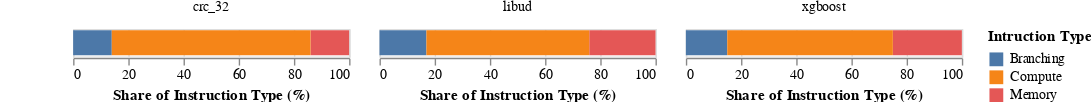
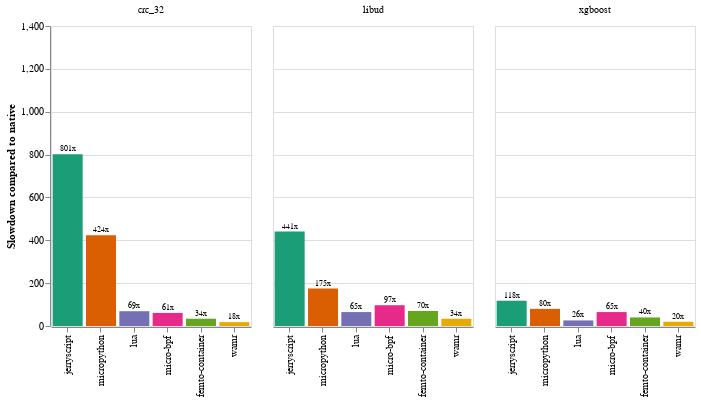
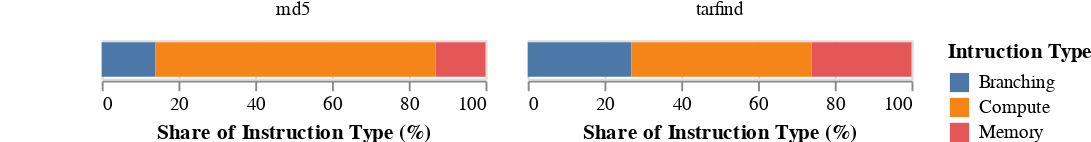
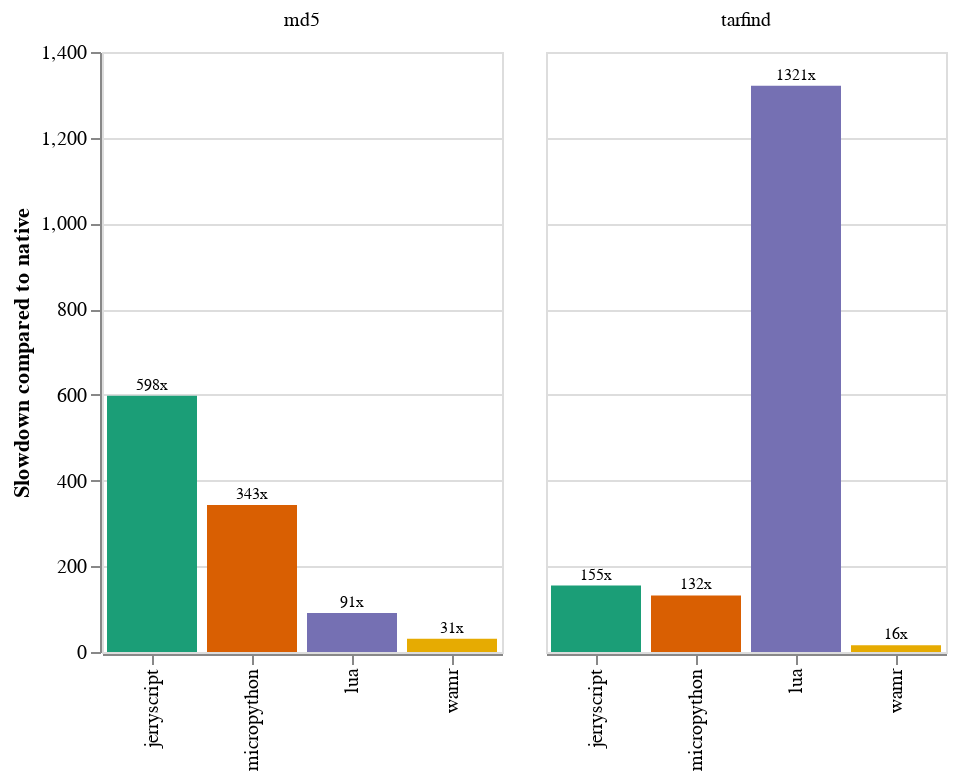

Notebook code cell kept with these figures, in order:
### Markdown cell above
## Runtime charts
### slowdown compared to native

### Code cell
HEAP_BENCHMARKS = ["md5", "tarfind"]
HEAP_LESS_BENCHMARKS = ["crc_32", "libud", "xgboost"]

Y_MAX = 1_400

benchmarks = (
    benchmark_df
    .select(pl.col("benchmark").unique().sort())
    .to_series()
    .to_list()
)

colors = {
    "jerryscript":"#1b9e77" ,
    "micropython": "#d95f02",
    "lua": "#7570b3",
    "micro-bpf": "#e7298a",
    "femto-container": "#66a61e",
    "wamr": "#e6ab02",
    "native": "#a6761d"
}
colors_scale = alt.Scale(domain=list(colors.keys()), range=list(colors.values()))


benchmark_avg_over_iteration = benchmark_df.group_by(["environment", "benchmark"]).agg(
        pl.col("execution_time_us").mean(),
        pl.col("execution_time_us").std().alias("execution_time_us_std"),
        (pl.col("init_runtime_us").mean() + pl.col("load_program_us").mean()).alias("load_time_us"),
        (pl.col("init_runtime_us") + pl.col("load_program_us")).std().alias("load_time_us_std")
    )

def format_duration(us):
    if us >= 1_000_000:
        return f"{us / 1_000_000:.1f}s"
    elif us >= 1_000:
        return f"{us / 1_000:.1f}ms"
    else:
        return f"{us:.1f}µs"

benchmark_avg_over_iteration = benchmark_avg_over_iteration.with_columns(
    pl.col("execution_time_us").map_elements(format_duration, return_dtype=pl.Utf8).alias("execution_time_formatted"),
    pl.col("execution_time_us_std").map_elements(format_duration, return_dtype=pl.Utf8).alias("execution_time_std_formatted"),
    pl.col("load_time_us").map_elements(format_duration, return_dtype=pl.Utf8).alias("load_time_formatted")
)



native_exec_times = benchmark_avg_over_iteration.filter(pl.col("environment") == "native") \
    .select(pl.col("benchmark"), pl.col("execution_time_us").alias("native_execution_time_us"))

benchmark_times_native = benchmark_avg_over_iteration.join(native_exec_times, on="benchmark") \
    .with_columns( (pl.col("execution_time_us") / pl.col("native_execution_time_us")).alias("times_native").round(0))

def slowdown_compared_to_native(data):
    base_chart = (
        alt.Chart(data)
        .encode(
            alt.X("environment:N", title="", sort=["jerryscript", "micropython", "lua", "micro-bpf", "femto-container", "wamr"]),
            alt.Y("times_native:Q", title="Slowdown compared to native", scale=alt.Scale(domain=[0, Y_MAX])),
        ).properties(width=200)
    )

    times_native_chart = base_chart.encode(
        alt.Color("environment:N", title="", scale=colors_scale, legend=None),
    )

    times_native_text = base_chart.transform_calculate(
        times_native_str='datum.times_native + "x"'
    ).encode(
        alt.Text("times_native_str:N"),
    )

    return (times_native_chart.mark_bar() + times_native_text.mark_text(dy=-5, color="black", fontSize=8)) \
        .facet(column=alt.Column("benchmark:N", title=""), title="") \


except_native_boards = benchmark_times_native.filter(pl.col("environment") != "native")
heap_less = except_native_boards.filter(pl.col("benchmark").is_in(HEAP_LESS_BENCHMARKS))
heap = except_native_boards.filter(pl.col("benchmark").is_in(HEAP_BENCHMARKS))

plot_instruction_profile(instruction_profile_df.filter(pl.col("Benchmark").is_in(HEAP_LESS_BENCHMARKS))) \
    .properties(padding={"left": 52}) \
    .display(scaleFactor=2)
slowdown_compared_to_native(heap_less).display(scaleFactor=2)
plot_instruction_profile(instruction_profile_df.filter(pl.col("Benchmark").is_in(HEAP_BENCHMARKS))) \
    .properties(padding={"left": 52}) \
    .display(scaleFactor=2)
slowdown_compared_to_native(heap).display(scaleFactor=2)

### Figure 1 — Vega-Lite specification as saved in the notebook (floating-point values rounded to 4 significant figures)
{"config": {"view": {"continuousWidth": 300, "continuousHeight": 300}}, "data": {"name": "data-8455e28f05b6f9a83680073a92af53d7"}, "facet": {"column": {"field": "Benchmark", "title": "", "type": "nominal"}}, "spec": {"mark": {"type": "bar"}, "encoding": {"color": {"field": "Instruction_Class", "title": "Intruction Type", "type": "nominal"}, "x": {"field": "value", "title": "Share of Instruction Type (%)", "type": "quantitative"}}, "width": 200}, "padding": {"left": 52}, "$schema": "https://vega.github.io/schema/vega-lite/v5.20.1.json", "datasets": {"data-8455e28f05b6f9a83680073a92af53d7": [{"Benchmark": "crc_32", "Instruction_Class": "Branching", "value": 14}, {"Benchmark": "libud", "Instruction_Class": "Branching", "value": 17}, {"Benchmark": "xgboost", "Instruction_Class": "Branching", "value": 15}, {"Benchmark": "crc_32", "Instruction_Class": "Memory", "value": 14}, {"Benchmark": "libud", "Instruction_Class": "Memory", "value": 24}, {"Benchmark": "xgboost", "Instruction_Class": "Memory", "value": 25}, {"Benchmark": "crc_32", "Instruction_Class": "Compute", "value": 72}, {"Benchmark": "libud", "Instruction_Class": "Compute", "value": 59}, {"Benchmark": "xgboost", "Instruction_Class": "Compute", "value": 60}]}}

### Figure 2 — Vega-Lite specification as saved in the notebook (floating-point values rounded to 4 significant figures)
{"config": {"view": {"continuousWidth": 300, "continuousHeight": 300}}, "data": {"name": "data-5c6f49beacb8e0c1231d47055e7063b3"}, "facet": {"column": {"field": "benchmark", "title": "", "type": "nominal"}}, "spec": {"layer": [{"mark": {"type": "bar"}, "encoding": {"color": {"field": "environment", "legend": null, "scale": {"domain": ["jerryscript", "micropython", "lua", "micro-bpf", "femto-container", "wamr", "native"], "range": ["#1b9e77", "#d95f02", "#7570b3", "#e7298a", "#66a61e", "#e6ab02", "#a6761d"]}, "title": "", "type": "nominal"}, "x": {"field": "environment", "sort": ["jerryscript", "micropython", "lua", "micro-bpf", "femto-container", "wamr"], "title": "", "type": "nominal"}, "y": {"field": "times_native", "scale": {"domain": [0, 1400]}, "title": "Slowdown compared to native", "type": "quantitative"}}}, {"mark": {"type": "text", "color": "black", "dy": -5, "fontSize": 8}, "encoding": {"text": {"field": "times_native_str", "type": "nominal"}, "x": {"field": "environment", "sort": ["jerryscript", "micropython", "lua", "micro-bpf", "femto-container", "wamr"], "title": "", "type": "nominal"}, "y": {"field": "times_native", "scale": {"domain": [0, 1400]}, "title": "Slowdown compared to native", "type": "quantitative"}}, "transform": [{"calculate": "datum.times_native + \"x\"", "as": "times_native_str"}]}], "width": 200}, "title": "", "$schema": "https://vega.github.io/schema/vega-lite/v5.20.1.json", "datasets": {"data-5c6f49beacb8e0c1231d47055e7063b3": [{"environment": "micropython", "benchmark": "libud", "execution_time_us": 1994000.0, "execution_time_us_std": 0.7071, "load_time_us": 63930.0, "load_time_us_std": 11.5, "execution_time_formatted": "2.0s", "execution_time_std_formatted": "0.7µs", "load_time_formatted": "63.9ms", "native_execution_time_us": 11380.0, "times_native": 175.0}, {"environment": "lua", "benchmark": "xgboost", "execution_time_us": 1231000.0, "execution_time_us_std": 747.4, "load_time_us": 251000.0, "load_time_us_std": 368.8, "execution_time_formatted": "1.2s", "execution_time_std_formatted": "747.4µs", "load_time_formatted": "251.0ms", "native_execution_time_us": 47580.0, "times_native": 26.0}, {"environment": "micro-bpf", "benchmark": "crc_32", "execution_time_us": 453600.0, "execution_time_us_std": 11.8, "load_time_us": 62.8, "load_time_us_std": 10.69, "execution_time_formatted": "453.6ms", "execution_time_std_formatted": "11.8µs", "load_time_formatted": "62.8µs", "native_execution_time_us": 7449.0, "times_native": 61.0}, {"environment": "micropython", "benchmark": "crc_32", "execution_time_us": 3159000.0, "execution_time_us_std": 12.81, "load_time_us": 80990.0, "load_time_us_std": 9.762, "execution_time_formatted": "3.2s", "execution_time_std_formatted": "12.8µs", "load_time_formatted": "81.0ms", "native_execution_time_us": 7449.0, "times_native": 424.0}, {"environment": "lua", "benchmark": "crc_32", "execution_time_us": 512400.0, "execution_time_us_std": 877.3, "load_time_us": 26220.0, "load_time_us_std": 27.56, "execution_time_formatted": "512.4ms", "execution_time_std_formatted": "877.3µs", "load_time_formatted": "26.2ms", "native_execution_time_us": 7449.0, "times_native": 69.0}, {"environment": "jerryscript", "benchmark": "libud", "execution_time_us": 5023000.0, "execution_time_us_std": 0.0, "load_time_us": 18420.0, "load_time_us_std": 0.5477, "execution_time_formatted": "5.0s", "execution_time_std_formatted": "0.0µs", "load_time_formatted": "18.4ms", "native_execution_time_us": 11380.0, "times_native": 441.0}, {"environment": "femto-container", "benchmark": "crc_32", "execution_time_us": 250200.0, "execution_time_us_std": 0.0, "load_time_us": 36.0, "load_time_us_std": 11.42, "execution_time_formatted": "250.2ms", "execution_time_std_formatted": "0.0µs", "load_time_formatted": "36.0µs", "native_execution_time_us": 7449.0, "times_native": 34.0}, {"environment": "jerryscript", "benchmark": "crc_32", "execution_time_us": 5968000.0, "execution_time_us_std": 0.4472, "load_time_us": 107600.0, "load_time_us_std": 0.0, "execution_time_formatted": "6.0s", "execution_time_std_formatted": "0.4µs", "load_time_formatted": "107.6ms", "native_execution_time_us": 7449.0, "times_native": 801.0}, {"environment": "wamr", "benchmark": "xgboost", "execution_time_us": 931200.0, "execution_time_us_std": 1.095, "load_time_us": 6986.0, "load_time_us_std": 105.1, "execution_time_formatted": "931.2ms", "execution_time_std_formatted": "1.1µs", "load_time_formatted": "7.0ms", "native_execution_time_us": 47580.0, "times_native": 20.0}, {"environment": "femto-container", "benchmark": "libud", "execution_time_us": 792100.0, "execution_time_us_std": 0.5477, "load_time_us": 143.4, "load_time_us_std": 0.5477, "execution_time_formatted": "792.1ms", "execution_time_std_formatted": "0.5µs", "load_time_formatted": "143.4µs", "native_execution_time_us": 11380.0, "times_native": 70.0}, {"environment": "micropython", "benchmark": "xgboost", "execution_time_us": 3786000.0, "execution_time_us_std": 0.4472, "load_time_us": 1479000.0, "load_time_us_std": 8.843, "execution_time_formatted": "3.8s", "execution_time_std_formatted": "0.4µs", "load_time_formatted": "1.5s", "native_execution_time_us": 47580.0, "times_native": 80.0}, {"environment": "lua", "benchmark": "libud", "execution_time_us": 736800.0, "execution_time_us_std": 1075.0, "load_time_us": 15750.0, "load_time_us_std": 8.792, "execution_time_formatted": "736.8ms", "execution_time_std_formatted": "1.1ms", "load_time_formatted": "15.7ms", "native_execution_time_us": 11380.0, "times_native": 65.0}, {"environment": "micro-bpf", "benchmark": "xgboost", "execution_time_us": 3083000.0, "execution_time_us_std": 10.21, "load_time_us": 174.8, "load_time_us_std": 10.23, "execution_time_formatted": "3.1s", "execution_time_std_formatted": "10.2µs", "load_time_formatted": "174.8µs", "native_execution_time_us": 47580.0, "times_native": 65.0}, {"environment": "femto-container", "benchmark": "xgboost", "execution_time_us": 1926000.0, "execution_time_us_std": 0.4472, "load_time_us": 80.2, "load_time_us_std": 9.391, "execution_time_formatted": "1.9s", "execution_time_std_formatted": "0.4µs", "load_time_formatted": "80.2µs", "native_execution_time_us": 47580.0, "times_native": 40.0}, {"environment": "wamr", "benchmark": "crc_32", "execution_time_us": 130800.0, "execution_time_us_std": 1.342, "load_time_us": 2237.0, "load_time_us_std": 106.2, "execution_time_formatted": "130.8ms", "execution_time_std_formatted": "1.3µs", "load_time_formatted": "2.2ms", "native_execution_time_us": 7449.0, "times_native": 18.0}, {"environment": "jerryscript", "benchmark": "xgboost", "execution_time_us": 5601000.0, "execution_time_us_std": 0.0, "load_time_us": 381900.0, "load_time_us_std": 0.4472, "execution_time_formatted": "5.6s", "execution_time_std_formatted": "0.0µs", "load_time_formatted": "381.9ms", "native_execution_time_us": 47580.0, "times_native": 118.0}, {"environment": "wamr", "benchmark": "libud", "execution_time_us": 383700.0, "execution_time_us_std": 1.095, "load_time_us": 11280.0, "load_time_us_std": 107.7, "execution_time_formatted": "383.7ms", "execution_time_std_formatted": "1.1µs", "load_time_formatted": "11.3ms", "native_execution_time_us": 11380.0, "times_native": 34.0}, {"environment": "micro-bpf", "benchmark": "libud", "execution_time_us": 1102000.0, "execution_time_us_std": 2.828, "load_time_us": 375.0, "load_time_us_std": 0.7071, "execution_time_formatted": "1.1s", "execution_time_std_formatted": "2.8µs", "load_time_formatted": "375.0µs", "native_execution_time_us": 11380.0, "times_native": 97.0}]}}

### Figure 3 — Vega-Lite specification as saved in the notebook (floating-point values rounded to 4 significant figures)
{"config": {"view": {"continuousWidth": 300, "continuousHeight": 300}}, "data": {"name": "data-042df935b15eb81f6ede56c183df6a58"}, "facet": {"column": {"field": "Benchmark", "title": "", "type": "nominal"}}, "spec": {"mark": {"type": "bar"}, "encoding": {"color": {"field": "Instruction_Class", "title": "Intruction Type", "type": "nominal"}, "x": {"field": "value", "title": "Share of Instruction Type (%)", "type": "quantitative"}}, "width": 200}, "padding": {"left": 52}, "$schema": "https://vega.github.io/schema/vega-lite/v5.20.1.json", "datasets": {"data-042df935b15eb81f6ede56c183df6a58": [{"Benchmark": "md5", "Instruction_Class": "Branching", "value": 14}, {"Benchmark": "tarfind", "Instruction_Class": "Branching", "value": 27}, {"Benchmark": "md5", "Instruction_Class": "Memory", "value": 13}, {"Benchmark": "tarfind", "Instruction_Class": "Memory", "value": 26}, {"Benchmark": "md5", "Instruction_Class": "Compute", "value": 73}, {"Benchmark": "tarfind", "Instruction_Class": "Compute", "value": 47}]}}

### Figure 4 — Vega-Lite specification as saved in the notebook (floating-point values rounded to 4 significant figures)
{"config": {"view": {"continuousWidth": 300, "continuousHeight": 300}}, "data": {"name": "data-f0e979fb6b5bd2010a0e598ca9417be3"}, "facet": {"column": {"field": "benchmark", "title": "", "type": "nominal"}}, "spec": {"layer": [{"mark": {"type": "bar"}, "encoding": {"color": {"field": "environment", "legend": null, "scale": {"domain": ["jerryscript", "micropython", "lua", "micro-bpf", "femto-container", "wamr", "native"], "range": ["#1b9e77", "#d95f02", "#7570b3", "#e7298a", "#66a61e", "#e6ab02", "#a6761d"]}, "title": "", "type": "nominal"}, "x": {"field": "environment", "sort": ["jerryscript", "micropython", "lua", "micro-bpf", "femto-container", "wamr"], "title": "", "type": "nominal"}, "y": {"field": "times_native", "scale": {"domain": [0, 1400]}, "title": "Slowdown compared to native", "type": "quantitative"}}}, {"mark": {"type": "text", "color": "black", "dy": -5, "fontSize": 8}, "encoding": {"text": {"field": "times_native_str", "type": "nominal"}, "x": {"field": "environment", "sort": ["jerryscript", "micropython", "lua", "micro-bpf", "femto-container", "wamr"], "title": "", "type": "nominal"}, "y": {"field": "times_native", "scale": {"domain": [0, 1400]}, "title": "Slowdown compared to native", "type": "quantitative"}}, "transform": [{"calculate": "datum.times_native + \"x\"", "as": "times_native_str"}]}], "width": 200}, "title": "", "$schema": "https://vega.github.io/schema/vega-lite/v5.20.1.json", "datasets": {"data-f0e979fb6b5bd2010a0e598ca9417be3": [{"environment": "jerryscript", "benchmark": "tarfind", "execution_time_us": 710900.0, "execution_time_us_std": 465.1, "load_time_us": 11670.0, "load_time_us_std": 0.7071, "execution_time_formatted": "710.9ms", "execution_time_std_formatted": "465.1µs", "load_time_formatted": "11.7ms", "native_execution_time_us": 4601.0, "times_native": 155.0}, {"environment": "jerryscript", "benchmark": "md5", "execution_time_us": 5190000.0, "execution_time_us_std": 0.0, "load_time_us": 39970.0, "load_time_us_std": 0.4472, "execution_time_formatted": "5.2s", "execution_time_std_formatted": "0.0µs", "load_time_formatted": "40.0ms", "native_execution_time_us": 8683.0, "times_native": 598.0}, {"environment": "wamr", "benchmark": "tarfind", "execution_time_us": 73840.0, "execution_time_us_std": 123.4, "load_time_us": 5358.0, "load_time_us_std": 104.0, "execution_time_formatted": "73.8ms", "execution_time_std_formatted": "123.4µs", "load_time_formatted": "5.4ms", "native_execution_time_us": 4601.0, "times_native": 16.0}, {"environment": "lua", "benchmark": "md5", "execution_time_us": 789000.0, "execution_time_us_std": 645.4, "load_time_us": 24660.0, "load_time_us_std": 10.38, "execution_time_formatted": "789.0ms", "execution_time_std_formatted": "645.4µs", "load_time_formatted": "24.7ms", "native_execution_time_us": 8683.0, "times_native": 91.0}, {"environment": "micropython", "benchmark": "md5", "execution_time_us": 2974000.0, "execution_time_us_std": 19.68, "load_time_us": 102400.0, "load_time_us_std": 11.61, "execution_time_formatted": "3.0s", "execution_time_std_formatted": "19.7µs", "load_time_formatted": "102.4ms", "native_execution_time_us": 8683.0, "times_native": 343.0}, {"environment": "lua", "benchmark": "tarfind", "execution_time_us": 6080000.0, "execution_time_us_std": 1051.0, "load_time_us": 39540.0, "load_time_us_std": 22.69, "execution_time_formatted": "6.1s", "execution_time_std_formatted": "1.1ms", "load_time_formatted": "39.5ms", "native_execution_time_us": 4601.0, "times_native": 1321.0}, {"environment": "wamr", "benchmark": "md5", "execution_time_us": 270400.0, "execution_time_us_std": 1.342, "load_time_us": 8581.0, "load_time_us_std": 108.7, "execution_time_formatted": "270.4ms", "execution_time_std_formatted": "1.3µs", "load_time_formatted": "8.6ms", "native_execution_time_us": 8683.0, "times_native": 31.0}, {"environment": "micropython", "benchmark": "tarfind", "execution_time_us": 606600.0, "execution_time_us_std": 0.4472, "load_time_us": 38990.0, "load_time_us_std": 9.121, "execution_time_formatted": "606.6ms", "execution_time_std_formatted": "0.4µs", "load_time_formatted": "39.0ms", "native_execution_time_us": 4601.0, "times_native": 132.0}]}}
